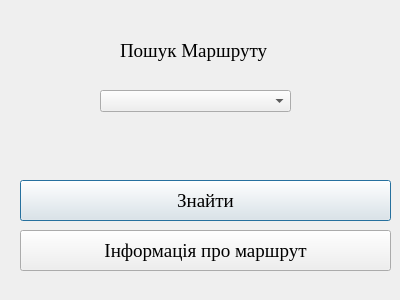
<?xml version="1.0" encoding="UTF-8"?>
<ui version="4.0">
 <class>RouteSearch</class>
 <widget class="QDialog" name="RouteSearch">
  <property name="geometry">
   <rect>
    <x>0</x>
    <y>0</y>
    <width>400</width>
    <height>300</height>
   </rect>
  </property>
  <property name="minimumSize">
   <size>
    <width>400</width>
    <height>300</height>
   </size>
  </property>
  <property name="maximumSize">
   <size>
    <width>400</width>
    <height>300</height>
   </size>
  </property>
  <property name="windowTitle">
   <string>Пошук маршруту </string>
  </property>
  <widget class="QLabel" name="label">
   <property name="geometry">
    <rect>
     <x>120</x>
     <y>40</y>
     <width>161</width>
     <height>21</height>
    </rect>
   </property>
   <property name="font">
    <font>
     <family>Times New Roman</family>
     <pointsize>14</pointsize>
    </font>
   </property>
   <property name="text">
    <string>Пошук Маршруту</string>
   </property>
  </widget>
  <widget class="QComboBox" name="comboBox">
   <property name="geometry">
    <rect>
     <x>100</x>
     <y>90</y>
     <width>191</width>
     <height>22</height>
    </rect>
   </property>
   <property name="font">
    <font>
     <family>Times New Roman</family>
     <pointsize>14</pointsize>
    </font>
   </property>
   <property name="currentIndex">
    <number>-1</number>
   </property>
   <item>
    <property name="text">
     <string>17</string>
    </property>
   </item>
   <item>
    <property name="text">
     <string>18</string>
    </property>
   </item>
   <item>
    <property name="text">
     <string>11</string>
    </property>
   </item>
   <item>
    <property name="text">
     <string>72</string>
    </property>
   </item>
   <item>
    <property name="text">
     <string>40</string>
    </property>
   </item>
  </widget>
  <widget class="QPushButton" name="pushButton">
   <property name="geometry">
    <rect>
     <x>20</x>
     <y>180</y>
     <width>371</width>
     <height>41</height>
    </rect>
   </property>
   <property name="font">
    <font>
     <family>Times New Roman</family>
     <pointsize>14</pointsize>
    </font>
   </property>
   <property name="text">
    <string>Знайти</string>
   </property>
  </widget>
  <widget class="QPushButton" name="pushButton_2">
   <property name="geometry">
    <rect>
     <x>20</x>
     <y>230</y>
     <width>371</width>
     <height>41</height>
    </rect>
   </property>
   <property name="font">
    <font>
     <family>Times New Roman</family>
     <pointsize>14</pointsize>
    </font>
   </property>
   <property name="text">
    <string>Інформація про маршрут</string>
   </property>
  </widget>
 </widget>
 <resources/>
 <connections/>
</ui>
